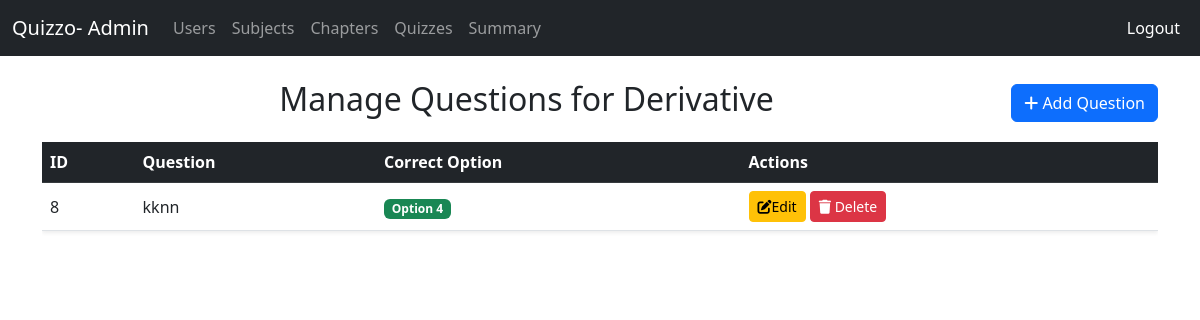
The app's page /admin/questions/4, older data.
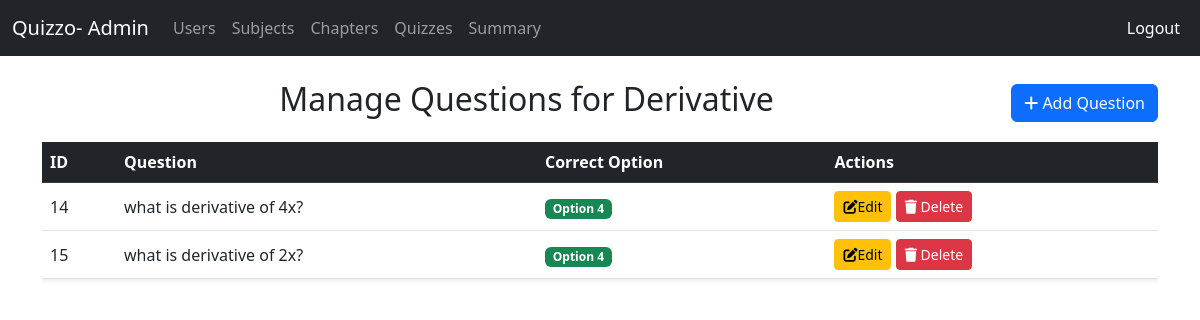
The same page, newer data.
### app.py (models this page shows)
class Chapter(db.Model):
    __tablename__ = 'chapters'
    id = db.Column(db.Integer, primary_key=True)
    name = db.Column(db.String(120), nullable=False)
    description = db.Column(db.Text)
    subject_id = db.Column(db.Integer, db.ForeignKey('subjects.id'), nullable=False)
    subject = db.relationship('Subject', back_populates='chapters')
    quizzes = db.relationship('Quiz', back_populates='chapter')
    total_attempts = db.Column(db.Integer, default=0)#helpful to display most attempting chapter

class Question(db.Model):
    __tablename__ = 'questions'
    id = db.Column(db.Integer, primary_key=True)
    quiz_id = db.Column(db.Integer, db.ForeignKey('quizzes.id'), nullable=False)
    question_text = db.Column(db.Text, nullable=False)
    option_1 = db.Column(db.String(255), nullable=False)
    option_2 = db.Column(db.String(255), nullable=False)
    option_3 = db.Column(db.String(255), nullable=False)
    option_4 = db.Column(db.String(255), nullable=False)
    correct_option = db.Column(db.Integer, nullable=False)  # 1, 2, 3, or 4
    quiz = db.relationship('Quiz', back_populates='questions')

### app.py (the view)
@app.route('/admin/questions/<int:quiz_id>')
def manage_questions(quiz_id):
    quiz = Quiz.query.get_or_404(quiz_id)
    chapter = quiz.chapter  #  Quiz model has a relationship with Chapter
    questions = Question.query.filter_by(quiz_id=quiz.id).all()
    return render_template('ad_questions.html', quiz=quiz, questions=questions, chapter=chapter)

### templates/ad_questions.html (shortened to what this page needs)
{% extends "base.html" %}
{% block navbar %}
{% include "ad_nav.html" %}
{% endblock %}
{% block content %}
<div class="container mt-4">
    <div class="d-flex justify-content-between align-items-center mb-3">
        <h2 class="text-center flex-grow-1">Manage Questions for {{ quiz.chapter.name }}</h2>
        <button class="btn btn-primary" data-bs-toggle="modal" data-bs-target="#addQuestionModal">
            <i class="fas fa-plus"></i> Add Question
        </button>
    </div>
    <div class="table-responsive">
        <table class="table table-hover align-middle shadow-sm">
            <thead class="table-dark">
                <tr>
                    <th>ID</th>
                    <th>Question</th>
                    <th>Correct Option</th>
                    <th>Actions</th>
                </tr>
            </thead>
            <tbody>
                {% for question in questions %}
                <tr>
                    <td>{{ question.id }}</td>
                    <td>{{ question.question_text }}</td>
                    <td><span class="badge bg-success">Option {{ question.correct_option }}</span></td>
                    <td>
                        <button class="btn btn-warning btn-sm" data-bs-toggle="modal" data-bs-target="#editQuestionModal{{ question.id }}">
                            <i class="fas fa-edit"></i>Edit
                        </button>
                        <form method="POST" action="{{ url_for('delete_question', question_id=question.id) }}" class="d-inline">
                            <button type="submit" class="btn btn-danger btn-sm" onclick="return confirm('Are you sure?');">
                                <i class="fas fa-trash"></i> Delete
                            </button>
                        </form>
                    </td>
                </tr>
                {% else %}
                <tr>
                    <td colspan="4" class="text-center text-muted">No questions available.</td>
                </tr>
                {% endfor %}
            </tbody>
        </table>
    </div>
</div>
{% endblock %}

Row changes from the older to the newer data that the page shows:
removed Question: id "8", question_text "kknn", correct_option "4"
added Question: id "14", question_text "what is derivative of 4x?", correct_option "4"
added Question: id "15", question_text "what is derivative of 2x?", correct_option "4"
